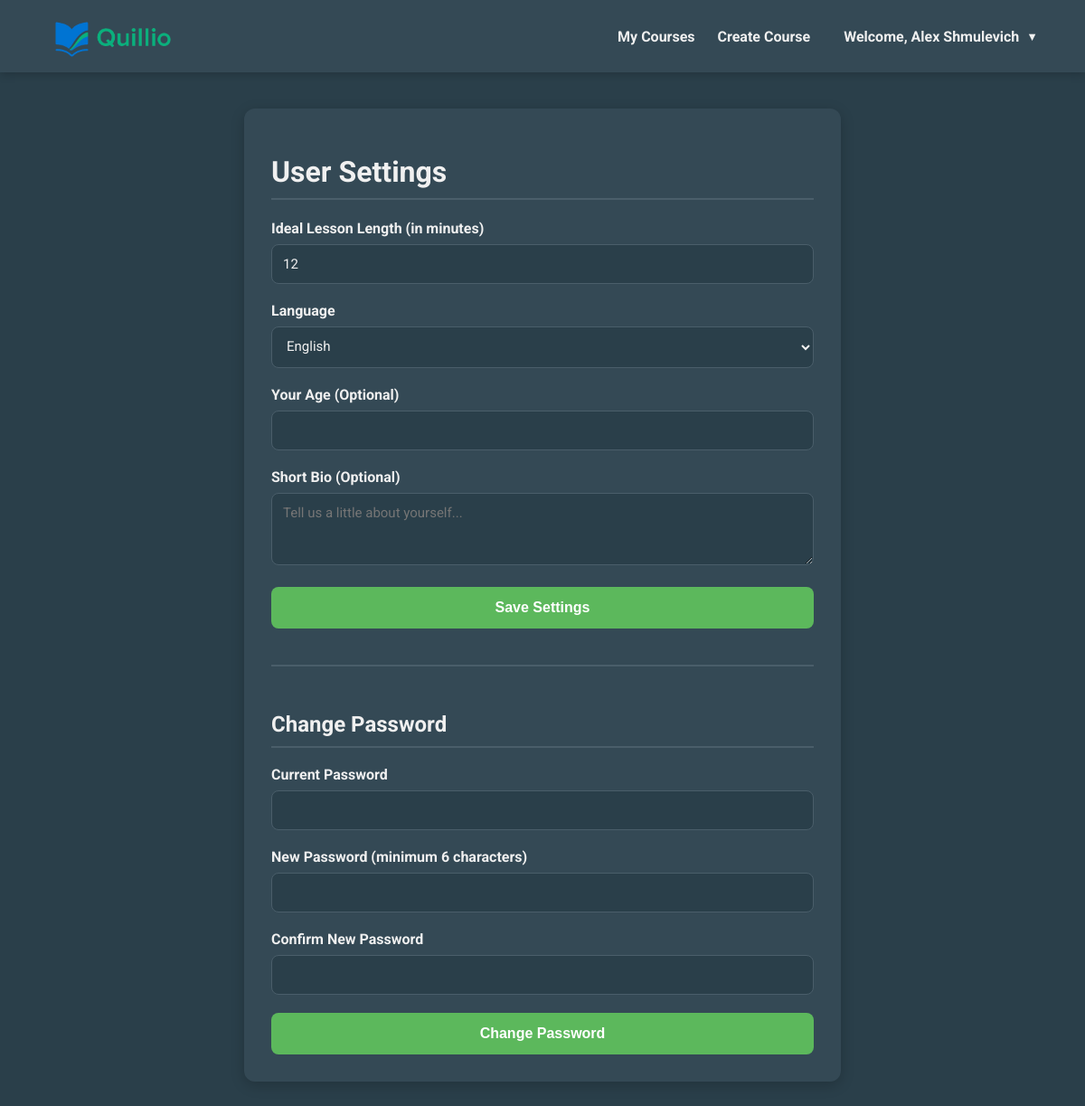
/settings (signed in), run on an earlier commit of the app's database.
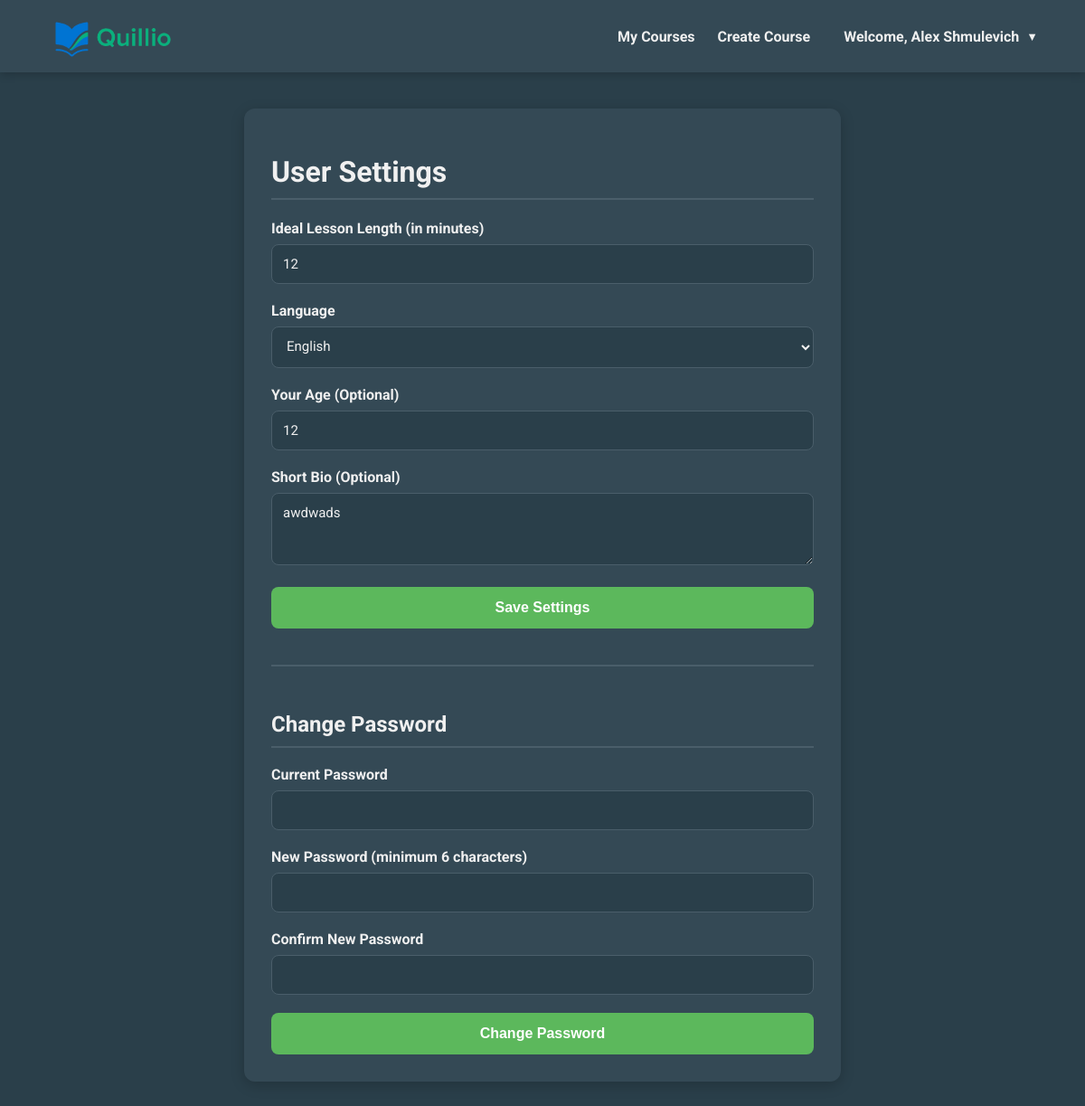
And on a later commit of the database.
### app/models.py (models this page shows, shortened)
class User(UserMixin, db.Model):
    __tablename__ = 'users'
    id = db.Column(GUID(), primary_key=True, default=uuid.uuid4)
    email = db.Column(db.String(120), unique=True, nullable=False)
    password_hash = db.Column(db.String(256), nullable=False)
    full_name = db.Column(db.String(120), nullable=True)
    preferred_lesson_length = db.Column(db.Integer, nullable=False, default=15)
    language = db.Column(db.String(10), nullable=False, default='english')
    age = db.Column(db.Integer, nullable=True)
    bio = db.Column(db.Text, nullable=True)
    tokens_used = db.Column(db.Integer, nullable=False, default=0)
    is_verified = db.Column(db.Boolean, nullable=False, default=False)
    verification_token = db.Column(db.String(100), nullable=True)
    token_expires_at = db.Column(db.DateTime, nullable=True)
    reset_token = db.Column(db.String(100), unique=True, nullable=True)
    reset_token_expires = db.Column(db.DateTime, nullable=True)
    is_quillio_admin = db.Column(db.Boolean, nullable=False, default=False)
    @property
    def is_admin(self):
        return self.is_quillio_admin

### app/routes/course_routes.py (the view, shortened to what this page needs)
@course_bp.route('/settings', methods=['GET', 'POST'])
@login_required
def settings():
    return render_template('settings.html')

### app/configuration.py (called while the page is built)
@app.context_processor
def inject_csrf_token():
    return dict(csrf_token=generate_csrf())

@app.context_processor
def inject_utility_functions():
    return dict(math=math, shorten_title=shorten_title)

### app/models.py (called while the page is built)
@login_manager.user_loader
def load_user(user_id):
    return User.query.get(user_id)

    def process_bind_param(self, value, dialect):
        if value is None:
            return None
        if isinstance(value, str):
            try:
                if len(value) == 32 and all(c in '0123456789abcdef' for c in value.lower()):
                    value = uuid.UUID(hex=value)
                else:
                    value = uuid.UUID(value)
            except (ValueError, AttributeError):
                return value
        if isinstance(value, uuid.UUID):
            if dialect.name == 'postgresql':
                return str(value)
            return "%.32x" % value.int
        return value

### templates/settings.html (shortened to what this page needs)
{% extends "base.html" %}
{% block content %}
{% set lang = current_user.language %}
<div class="container">
    <h1>{% if lang == 'russian' %}Настройки пользователя{% else %}User Settings{% endif %}</h1>
    <form method="POST" action="{{ url_for('course.settings') }}">
        <label for="lesson_length">{% if lang == 'russian' %}Идеальная длина урока (в минутах){% else %}Ideal Lesson Length (in minutes){% endif %}</label>
        <input type="number" id="lesson_length" name="lesson_length" value="{{ current_user.preferred_lesson_length }}" min="5" max="60" required>
        <label for="language">{% if lang == 'russian' %}Язык{% else %}Language{% endif %}</label>
        <select id="language" name="language">
            <option value="english" {% if current_user.language == 'english' %}selected{% endif %}>English</option>
        </select>
        <label for="age">{% if lang == 'russian' %}Ваш возраст (необязательно){% else %}Your Age (Optional){% endif %}</label>
        <input type="number" id="age" name="age" value="{{ current_user.age or '' }}" min="1">
        <label for="bio">{% if lang == 'russian' %}Краткая биография (необязательно){% else %}Short Bio (Optional){% endif %}</label>
        <textarea id="bio" name="bio" rows="3" placeholder="{% if lang == 'russian' %}Расскажите немного о себе...{% else %}Tell us a little about yourself...{% endif %}">{{ current_user.bio or '' }}</textarea>
        <button type="submit">{% if lang == 'russian' %}Сохранить настройки{% else %}Save Settings{% endif %}</button>
    </form>
    <div class="password-section">
        <h2>{% if lang == 'russian' %}Изменить пароль{% else %}Change Password{% endif %}</h2>
        <form method="POST" action="{{ url_for('auth.change_password') }}" {% if not current_user.is_verified %}class="disabled-form"{% endif %}>
            <label for="current_password">{% if lang == 'russian' %}Текущий пароль{% else %}Current Password{% endif %}</label>
            <input type="password" id="current_password" name="current_password" required {% if not current_user.is_verified %}disabled{% endif %}>
            <label for="new_password">{% if lang == 'russian' %}Новый пароль (минимум 6 символов){% else %}New Password (minimum 6 characters){% endif %}</label>
            <input type="password" id="new_password" name="new_password" minlength="6" required {% if not current_user.is_verified %}disabled{% endif %}>
            <label for="confirm_password">{% if lang == 'russian' %}Подтвердите новый пароль{% else %}Confirm New Password{% endif %}</label>
            <input type="password" id="confirm_password" name="confirm_password" minlength="6" required {% if not current_user.is_verified %}disabled{% endif %}>
            <button type="submit" {% if not current_user.is_verified %}disabled{% endif %}>
                {% if lang == 'russian' %}Изменить пароль{% else %}Change Password{% endif %}
            </button>
        </form>
    </div>
</div>
{% endblock %}

### templates/base.html (shortened to what this page needs)
<!DOCTYPE html>
<html lang="en">
<head>
</head>
<body>
    {% if current_user.is_authenticated %}
    <nav class="top-nav">
        <div class="logo">
            <a href="{{ url_for('course.course_dashboard') }}">
            <img src="{{ url_for('static', filename='logo.png') }}" alt="Quillio Logo" style="height:50px; vertical-align:middle;">
            </a>
        </div>
        <div class="nav-links">
            <a href="{{ url_for('course.course_dashboard') }}">{% if current_user.language == 'russian' %}Мои курсы{% else %}My Courses{% endif %}</a>
            <a href="{{ url_for('course.home') }}">{% if current_user.language == 'russian' %}Создать курс{% else %}Create Course{% endif %}</a>
            <div class="user-dropdown" id="userDropdown">
                <div class="user-dropdown-toggle" onclick="toggleUserDropdown()">
                    {% if current_user.language == 'russian' %}Добро пожаловать, {{ current_user.full_name or current_user.email.split('@')[0] }}{% else %}Welcome, {{ current_user.full_name or current_user.email.split('@')[0] }}{% endif %}
                </div>
            </div>
        </div>
    </nav>
    {% endif %}
    <main class="page-content">
        {% block content %}{% endblock %}
    </main>
</body>
</html>

What changed in the data, as far as the page shows it:
changed User "Alex Shmulevich": age (not shown) → "12"; bio (not shown) → "awdwads"
